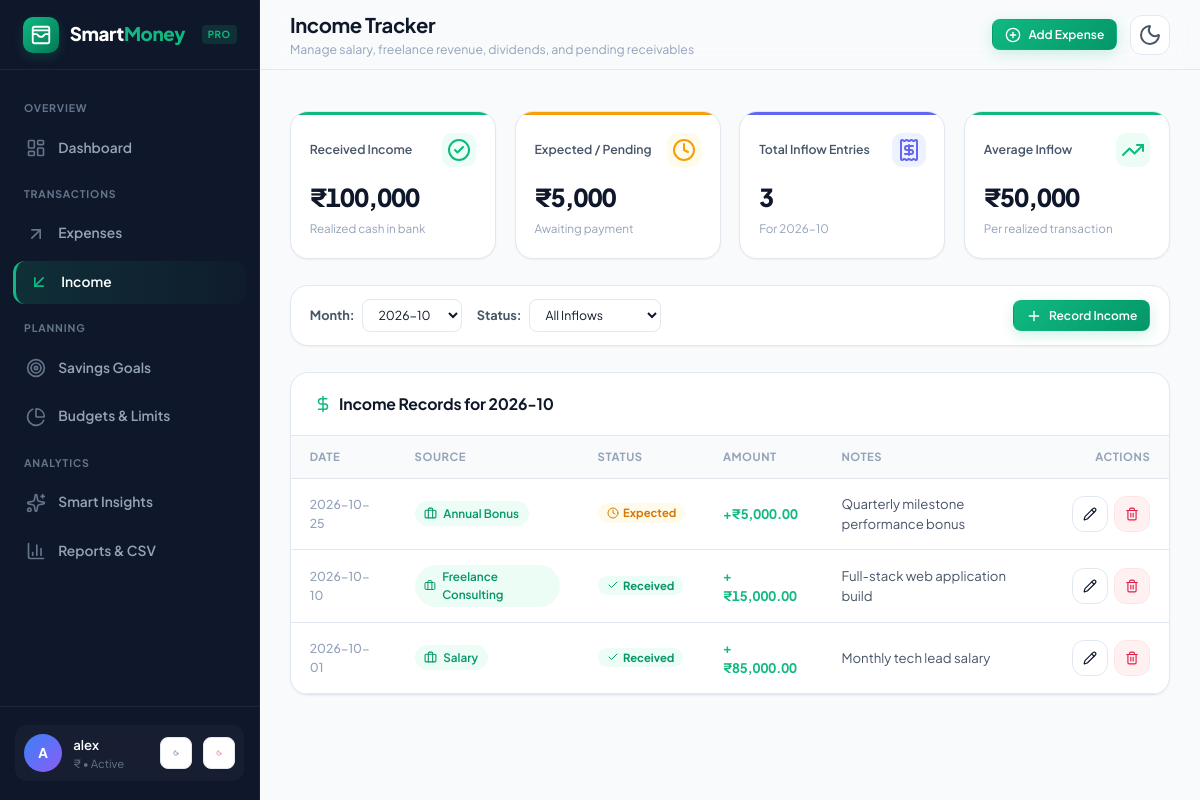
Page /incomes (signed in) on the committed database.
### tables this page shows
CREATE TABLE users (
            id INTEGER PRIMARY KEY AUTOINCREMENT,
            username TEXT UNIQUE NOT NULL,
            email TEXT UNIQUE NOT NULL,
            password_hash TEXT NOT NULL,
            currency TEXT DEFAULT '₹',
            created_at TIMESTAMP DEFAULT CURRENT_TIMESTAMP
        );

CREATE TABLE incomes (
            id INTEGER PRIMARY KEY AUTOINCREMENT,
            user_id INTEGER NOT NULL,
            amount REAL NOT NULL CHECK(amount > 0),
            source TEXT NOT NULL,
            date TEXT NOT NULL,
            status TEXT NOT NULL DEFAULT 'received' CHECK(status IN ('received', 'expected')),
            notes TEXT,
            created_at TIMESTAMP DEFAULT CURRENT_TIMESTAMP,
            FOREIGN KEY (user_id) REFERENCES users (id) ON DELETE CASCADE
        );

### app.py (the view)
@app.route('/incomes')
@login_required
def incomes_page():
    user_id = session['user_id']
    today = date.today()
    selected_month = request.args.get('month', today.strftime('%Y-%m'))
    status_filter = request.args.get('status', 'all')
    conn = get_db_connection()
    query = """
        SELECT * FROM incomes
        WHERE user_id = ? AND strftime('%Y-%m', date) = ?
    """
    params = [user_id, selected_month]
    if status_filter in ('received', 'expected'):
        query += " AND status = ?"
        params.append(status_filter)
    query += " ORDER BY date DESC, id DESC"
    incomes = conn.execute(query, params).fetchall()
    summary = conn.execute("""
        SELECT
            SUM(CASE WHEN status = 'received' THEN amount ELSE 0 END) as total_received,
            SUM(CASE WHEN status = 'expected' THEN amount ELSE 0 END) as total_expected,
            COUNT(*) as total_count,
            AVG(CASE WHEN status = 'received' THEN amount ELSE NULL END) as avg_income
        FROM incomes
        WHERE user_id = ? AND strftime('%Y-%m', date) = ?
    """, (user_id, selected_month)).fetchone()
    month_options = conn.execute("""
        SELECT DISTINCT strftime('%Y-%m', date) as m
        FROM incomes
        WHERE user_id = ?
        ORDER BY m DESC
    """, (user_id,)).fetchall()
    month_options = [r['m'] for r in month_options if r['m']]
    if selected_month not in month_options:
        month_options.insert(0, selected_month)
    conn.close()
    return render_template(
        'incomes.html',
        incomes=incomes,
        selected_month=selected_month,
        status_filter=status_filter,
        summary=summary,
        month_options=month_options,
        income_sources=INCOME_SOURCES
    )

### app.py (called while the page is built, shortened)
def login_required(f):
    @wraps(f)
    def decorated_function(*args, **kwargs):
        if 'user_id' not in session:
            if request.is_json or request.path.startswith('/api/'):
                return jsonify({'success': False, 'message': 'Authentication required'}), 401
            flash('Please log in to access this page.', 'warning')
            return redirect(url_for('login'))
        return f(*args, **kwargs)
    return decorated_function

def get_current_user():
    if 'user_id' not in session:
        return None
    conn = get_db_connection()
    user = conn.execute("SELECT * FROM users WHERE id = ?", (session['user_id'],)).fetchone()
    conn.close()
    return user

@app.before_request
def csrf_protect():
    if 'csrf_token' not in session:
        session['csrf_token'] = secrets.token_hex(24)

@app.context_processor
def inject_global_template_vars():
    user = get_current_user()
    return {
        'current_user': user,
        'csrf_token': session.get('csrf_token'),
        'currency_symbol': user['currency'] if user else '₹',
        'now': datetime.now()
    }

### database.py (called while the page is built)
def get_db_connection():
    conn = sqlite3.connect(DATABASE_PATH)
    conn.row_factory = sqlite3.Row
    conn.execute("PRAGMA foreign_keys = ON")
    return conn

### templates/incomes.html (shortened to what this page needs)
{% extends "base.html" %}
{% block page_title %}Income Tracker{% endblock %}
{% block page_subtitle %}Manage salary, freelance revenue, dividends, and pending receivables{% endblock %}
{% block content %}
<div class="stats-grid" style="grid-template-columns: repeat(auto-fit, minmax(200px, 1fr));">
  <div class="stat-card emerald">
    <div class="stat-header">
      <span class="stat-label">Received Income</span>
      <div class="stat-icon emerald"><i data-lucide="check-circle-2"></i></div>
    </div>
    <div class="stat-value">{{ currency_symbol }}{{ "{:,.0f}".format(summary.total_received or 0) }}</div>
    <div class="stat-subtext">Realized cash in bank</div>
  </div>
  <div class="stat-card amber">
    <div class="stat-header">
      <span class="stat-label">Expected / Pending</span>
      <div class="stat-icon amber"><i data-lucide="clock"></i></div>
    </div>
    <div class="stat-value">{{ currency_symbol }}{{ "{:,.0f}".format(summary.total_expected or 0) }}</div>
    <div class="stat-subtext">Awaiting payment</div>
  </div>
  <div class="stat-card indigo">
    <div class="stat-header">
      <span class="stat-label">Total Inflow Entries</span>
      <div class="stat-icon indigo"><i data-lucide="receipt"></i></div>
    </div>
    <div class="stat-value">{{ summary.total_count or 0 }}</div>
    <div class="stat-subtext">For {{ selected_month }}</div>
  </div>
  <div class="stat-card emerald">
    <div class="stat-header">
      <span class="stat-label">Average Inflow</span>
      <div class="stat-icon emerald"><i data-lucide="trending-up"></i></div>
    </div>
    <div class="stat-value">{{ currency_symbol }}{{ "{:,.0f}".format(summary.avg_income or 0) }}</div>
    <div class="stat-subtext">Per realized transaction</div>
  </div>
</div>
<div class="filter-bar">
  <form action="{{ url_for('incomes_page') }}" method="GET" style="display: flex; align-items: center; gap: 1rem; flex-wrap: wrap;">
    <div style="display: flex; align-items: center; gap: 0.5rem;">
      <span style="font-size: 0.85rem; font-weight: 700; color: var(--text-secondary);">Month:</span>
      <select name="month" class="input-date" onchange="this.form.submit()">
        {% for m in month_options %}
          <option value="{{ m }}" {% if m == selected_month %}selected{% endif %}>{{ m }}</option>
        {% endfor %}
      </select>
    </div>
    <div style="display: flex; align-items: center; gap: 0.5rem;">
      <span style="font-size: 0.85rem; font-weight: 700; color: var(--text-secondary);">Status:</span>
      <select name="status" class="input-date" onchange="this.form.submit()">
        <option value="all" {% if status_filter == 'all' %}selected{% endif %}>All Inflows</option>
      </select>
    </div>
  </form>
  <button class="btn btn-primary btn-sm" onclick="openModal('addIncomeModal')">
    <i data-lucide="plus" style="width: 16px; height: 16px;"></i>
    <span>Record Income</span>
  </button>
</div>
<div class="card">
  <div class="card-header">
    <div class="card-title">
      <i data-lucide="dollar-sign" style="width: 18px; height: 18px; color: var(--emerald-500);"></i>
      <span>Income Records for {{ selected_month }}</span>
    </div>
  </div>
  <div class="table-responsive">
    <table class="tx-table">
      <thead>
        <tr>
          <th>Date</th>
          <th>Source</th>
          <th>Status</th>
          <th>Amount</th>
          <th>Notes</th>
          <th style="text-align: right;">Actions</th>
        </tr>
      </thead>
      <tbody>
        {% for inc in incomes %}
        <tr>
          <td style="font-size: 0.82rem; font-weight: 500; color: var(--text-muted);">{{ inc.date }}</td>
          <td>
            <span class="tx-category-badge" style="background: var(--emerald-50); color: var(--emerald-600);">
              <i data-lucide="briefcase" style="width: 13px; height: 13px;"></i>
              {{ inc.source }}
            </span>
          </td>
          <td>
            <button class="badge-pill {% if inc.status == 'received' %}success{% else %}warning{% endif %}"
                    onclick="toggleStatus({{ inc.id }})"
                    title="Click to toggle status"
                    style="border: none; cursor: pointer;">
              <i data-lucide="{% if inc.status == 'received' %}check{% else %}clock{% endif %}" style="width: 12px; height: 12px;"></i>
              {{ inc.status|capitalize }}
            </button>
          </td>
          <td>
            <span class="amount-income">+{{ currency_symbol }}{{ "{:,.2f}".format(inc.amount) }}</span>
          </td>
          <td style="color: var(--text-secondary); max-width: 260px;">{{ inc.notes or '—' }}</td>
          <td style="text-align: right;">
            <div style="display: inline-flex; gap: 0.4rem;">
              <button class="btn btn-secondary btn-icon" onclick="openEditIncomeModal({{ inc.id }}, '{{ inc.source|escape }}', {{ inc.amount }}, '{{ inc.date }}', '{{ inc.status }}', '{{ inc.notes|escape }}')" title="Edit">
                <i data-lucide="pencil" style="width: 14px; height: 14px;"></i>
              </button>
              <button class="btn btn-danger btn-icon" onclick="deleteIncome({{ inc.id }})" title="Delete">
                <i data-lucide="trash-2" style="width: 14px; height: 14px;"></i>
              </button>
            </div>
          </td>
        </tr>
        {% else %}
        <tr>
          <td colspan="6" style="text-align: center; padding: 3rem; color: var(--text-muted);">
            No income records found for this period. Click "+ Record Income" to add your salary or earnings.
          </td>
        </tr>
        {% endfor %}
      </tbody>
    </table>
  </div>
</div>
{% endblock %}

### templates/base.html (shortened to what this page needs)
<!DOCTYPE html>
<html lang="en" data-theme="dark">
<head>
  <link rel="stylesheet" href="{{ url_for('static', filename='css/style.css') }}">
</head>
<body>
  <div class="app-layout">
    {% if current_user %}
    <aside class="app-sidebar" id="appSidebar">
      <div class="sidebar-header">
        <a href="{{ url_for('dashboard') }}" class="brand-logo">
          <div class="brand-icon">
            <i data-lucide="wallet-cards" style="width: 22px; height: 22px;"></i>
          </div>
          <span>Smart<span style="color: var(--emerald-500);">Money</span></span>
          <span class="brand-badge">PRO</span>
        </a>
      </div>
      <nav class="sidebar-nav">
        <div class="nav-section-title">Overview</div>
        <a href="{{ url_for('dashboard') }}" class="nav-item {% if request.endpoint == 'dashboard' %}active{% endif %}">
          <i data-lucide="layout-dashboard"></i>
          <span>Dashboard</span>
        </a>
        <div class="nav-section-title">Transactions</div>
        <a href="{{ url_for('expenses_page') }}" class="nav-item {% if request.endpoint == 'expenses_page' %}active{% endif %}">
          <i data-lucide="arrow-up-right"></i>
          <span>Expenses</span>
        </a>
        <a href="{{ url_for('incomes_page') }}" class="nav-item {% if request.endpoint == 'incomes_page' %}active{% endif %}">
          <i data-lucide="arrow-down-left"></i>
          <span>Income</span>
        </a>
        <div class="nav-section-title">Planning</div>
        <a href="{{ url_for('goals_page') }}" class="nav-item {% if request.endpoint == 'goals_page' %}active{% endif %}">
          <i data-lucide="target"></i>
          <span>Savings Goals</span>
        </a>
        <a href="{{ url_for('budgets_page') }}" class="nav-item {% if request.endpoint == 'budgets_page' %}active{% endif %}">
          <i data-lucide="pie-chart"></i>
          <span>Budgets & Limits</span>
        </a>
        <div class="nav-section-title">Analytics</div>
        <a href="{{ url_for('insights_page') }}" class="nav-item {% if request.endpoint == 'insights_page' %}active{% endif %}">
          <i data-lucide="sparkles"></i>
          <span>Smart Insights</span>
        </a>
        <a href="{{ url_for('reports_page') }}" class="nav-item {% if request.endpoint == 'reports_page' %}active{% endif %}">
          <i data-lucide="bar-chart-3"></i>
          <span>Reports & CSV</span>
        </a>
      </nav>
      <div class="sidebar-footer">
        <div class="user-card">
          <div class="user-avatar">{{ current_user.username[0]|upper }}</div>
          <div class="user-info">
            <div class="user-name">{{ current_user.username }}</div>
            <div class="user-sub">{{ current_user.currency }} • Active</div>
          </div>
          <a href="{{ url_for('settings_page') }}" class="theme-toggle-btn btn-sm" title="Settings" style="width: 32px; height: 32px;">
            <i data-lucide="settings" style="width: 16px; height: 16px;"></i>
          </a>
          <a href="{{ url_for('logout') }}" class="theme-toggle-btn btn-sm" title="Logout" style="width: 32px; height: 32px; color: var(--rose-500);">
            <i data-lucide="log-out" style="width: 16px; height: 16px;"></i>
          </a>
        </div>
      </div>
    </aside>
    {% endif %}
    <main class="app-main" {% if not current_user %}style="margin-left: 0;"{% endif %}>
      {% if current_user %}
      <header class="app-header">
        <div class="header-left">
          <div class="page-title-box">
            <h1>{% block page_title %}Dashboard{% endblock %}</h1>
            <p>{% block page_subtitle %}Personal finance, budget control & goal tracking{% endblock %}</p>
          </div>
        </div>
        <div class="header-actions">
          <button class="btn btn-primary btn-sm" onclick="openModal('quickExpenseModal')">
            <i data-lucide="plus-circle" style="width: 16px; height: 16px;"></i>
            <span>Add Expense</span>
          </button>
          <button class="theme-toggle-btn" title="Toggle Theme" aria-label="Toggle Theme">
            <i data-lucide="moon"></i>
          </button>
        </div>
      </header>
      {% endif %}
      <div class="content-body">
        {% block content %}{% endblock %}
      </div>
    </main>
  </div>
</body>
</html>

### rows in the picture
users: username "A", username "alex", currency "₹"
incomes: date "2026-10-25", source "Annual Bonus", status "Expected", currency_symbol "₹", amount "5,000.00", notes "Quarterly milestone performance bonus"
incomes: date "2026-10-10", source "Freelance Consulting", status "Received", currency_symbol "₹", amount "15,000.00", notes "Full-stack web application build"
incomes: date "2026-10-01", source "Salary", status "Received", currency_symbol "₹", amount "85,000.00", notes "Monthly tech lead salary"

### other values in the picture
{{ currency_symbol }} "₹"
{{ "{:,.0f}".format(summary.total_received or 0) }} "100,000"
{{ "{:,.0f}".format(summary.total_expected or 0) }} "5,000"
{{ summary.total_count or 0 }} "3"
{{ selected_month }} "2026-10"
{{ "{:,.0f}".format(summary.avg_income or 0) }} "50,000"
form field month "2026-10"
